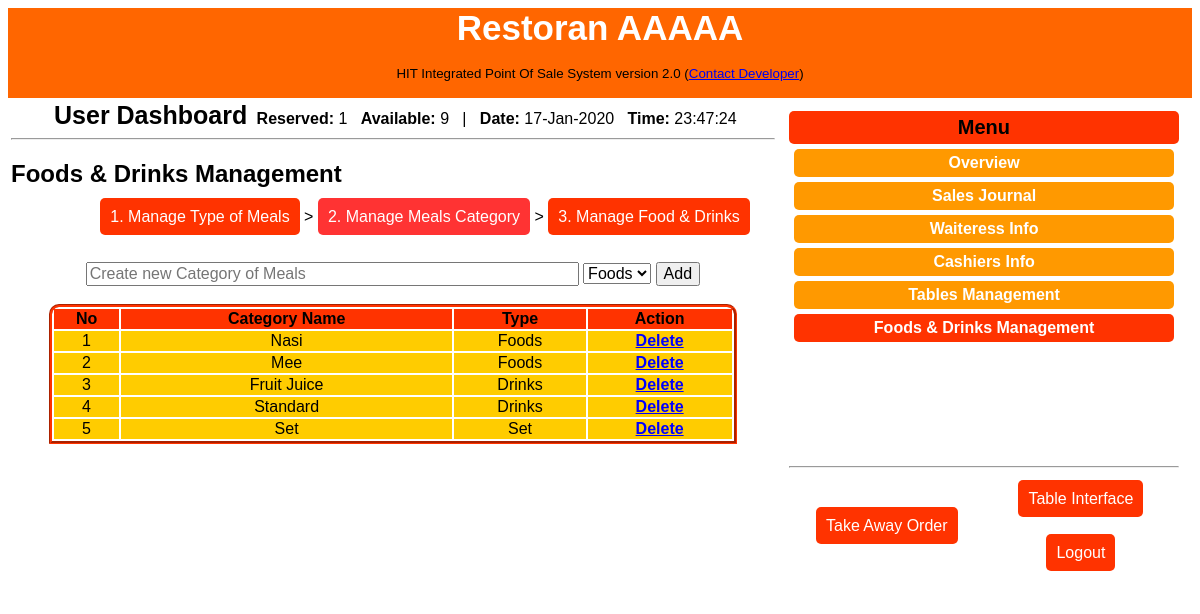
The page /cashiers/manage_category.php (signed in) on the database its author committed.
### tables this page shows
CREATE TABLE `categorys` (
  `category_id` int(11) NOT NULL,
  `category_name` varchar(255) NOT NULL,
  `category_type` varchar(255) NOT NULL,
  `category_date` varchar(255) NOT NULL,
  `category_user` varchar(255) NOT NULL
);

### cashiers/manage_category.php (the view, shortened to what this page needs)
<?php
if(isset($_SESSION["user_name"])){
require_once("template/._header.php");
require_once("includes/connection.php");
$available = "0";
$reserved = "1";
$qtable_ava = mysqli_query($conn, "SELECT * FROM tables WHERE table_status = '{$available}'");
$rwqt_ava = mysqli_num_rows($qtable_ava);
$qtable_res = mysqli_query($conn, "SELECT * FROM tables WHERE table_status = '{$reserved}'");
$rwqt_res = mysqli_num_rows($qtable_res);
?>
<div align="center">
        <strong style="font-size:25px; padding: 5px;">User Dashboard</strong>
            <strong>Reserved:</strong> <?= $rwqt_res ?> &nbsp;  <strong>Available:</strong> <?= $rwqt_ava ?>
            &nbsp; | &nbsp;
            <strong>Date:</strong> <?= date("d-M-Y",time() - 54000) ?>  &nbsp;
            <strong>Time:</strong> <?= date("H:i:s",time() + 54000) ?>
            	<hr /></div>
	<h2>Foods & Drinks Management</h2>
        <div align="right" id="rb_menu" style="margin-right:25px;"><a href="manage_type.php">1. Manage Type of Meals</a> > <a href="manage_category.php" style=" background:#F33;">2. Manage Meals Category</a> > <a href="db_food_drink_management.php">3. Manage Food & Drinks</a></div>
    <br /><br />
    <div align="center">
        <form action="" method="POST" >
    	<input
        style=" font-size:16px;"
        type="text" placeholder="Create new Category of Meals" name="category_name" size="50" autofocus="on" />
        <select name="category_type" style=" font-size:16px;" >
        <?php
			$qtype = mysqli_query($conn, "SELECT * FROM types");
			while($rqtype = mysqli_fetch_array($qtype)){
		?>
        	<option value="<?= $rqtype["type_name"] ?>"><?= $rqtype["type_name"] ?></option>
        <?php } ?>
        </select>
        <input style="font-size:16px;" type="submit" value="Add" name="submit" />
    </form>
    </div>
    <br />
	 <table width="90%" align="center" class="tbl" style="border:#F30 groove; border-top-right-radius:10px; border-top-left-radius:10px;">
    	<tr style="background:#F30;" >
			<th>No</th>
            <th>Category Name</th>
            <th>Type</th>
            <th>Action</th>
        </tr>
       	<?php
			$no = 0 + 1;
			$qcategory = mysqli_query($conn, "SELECT * FROM categorys");
			while($rqcategory = mysqli_fetch_array($qcategory)){
		?>
       	<tr>
        	<td align="center"><?= $no ?></td>
            <td align="center"><?= $rqcategory["category_name"] ?></td>
            <td align="center"><?= $rqcategory["category_type"] ?></td>
            <td align="center"><div id="delete_button"><a href="del_category.php?category_id=<?= $rqcategory["category_id"] ?>"><strong>Delete</strong></a></div></td>
		</tr>
		<?php $no++; } ?>
	</table>
</td>
        <td width="35%" valign="top" align="center">
            <div id="right_bar" align="center">
                <div id="rb_total" align="center" style="height:275px;">
                    <div align="center" id="rbt_rm" style="background:#F30; border-radius:5px; padding:5px;">
                        <strong style="font-size:20px;">Menu</strong>
                    </div>
                   <div id="menudb_inactive" style="" align="center">
                        <a href="dashboard.php">
                        <div align="center">
                        <strong style="color:#fff;">Overview</strong>
                        </div></a>
                   </div>
                   <div id="menudb_inactive" style="" align="center">
                        <a href="db_sale_journal.php">
                        <div align="center">
                        <strong style="color:#fff;">Sales Journal</strong>
                        </div></a>
                   </div>
                   <div id="menudb_inactive" style="" align="center">
                        <a href="db_waiteress_info.php">
                        <div align="center">
                        <strong style="color:#fff;">Waiteress Info</strong>
                        </div></a>
                   </div>
                   <div id="menudb_inactive" style="" align="center">
                        <a href="db_cashier_info.php">
                        <div align="center">
                        <strong style="color:#fff;">Cashiers Info</strong>
                        </div></a>
                   </div>
                   <div id="menudb_inactive" style="" align="center">
                        <a href="db_table_management.php">
                        <div align="center">
                        <strong style="color:#fff;">Tables Management</strong>
                        </div></a>
                   </div>
                   <div id="menudb_active" style="" align="center">
                        <a href="db_food_drink_management.php">
                        <div align="center">
                        <strong style="color:#fff;">Foods & Drinks Management</strong>
                        </div></a>
                   </div>
           		</div>
            <br /><br /><br /><br />
         <hr />
         <table width="100%" height="100" border="0">
         	<tr>
         		<td width="50%" >
                	<div align="center" id="rb_menu">
                    	<a href="">Take Away Order</a>
                    </div>
                </td>
                <td>
                	<div align="center" id="rb_menu">
                		<a href="index.php">Table Interface</a><br /><br /><br />
                		<a href="logout.php">Logout</a>
                   	</div>
                </td>
         	</tr>
         </table>
         </div>
         </td>
     </tr>
</table>
</body>
</html>
<?php
}else{
	header("Location: ../index.php");
}
?>

### cashiers/template/style.css (style rules this page uses)
body { font-family:Verdana, Geneva, sans-serif; }
div#right_bar { background:#fff; padding: 10px; }
div#rb_menu > a { background:#F30; color:#FFF; padding:10px; border-radius:5px; font-size:16px; text-decoration:none; }
div#menudb_inactive { width:100%; }
div#menudb_inactive > a { float: left; width:95%; margin-left:5px; padding:5px; background: #F90; border-radius:5px; text-decoration:none; margin-top:5px; }
div#menudb_active > a { float: left; width:95%; margin-left:5px; padding:5px; background: #F30; border-radius:5px; text-decoration:none; margin-top:5px; }
.tbl tr { background-color: #FC0; }
div#delete_button > a { color:blue; }

### rows shown on the page
categorys: category_name "Nasi", category_type "Foods"
categorys: category_name "Mee", category_type "Foods"
categorys: category_name "Fruit Juice", category_type "Drinks"
categorys: category_name "Standard", category_type "Drinks"
categorys: category_name "Set", category_type "Set"

### other values the page prints
$rwqt_res "1"
$rwqt_ava "9"
form field category_type "Foods"
